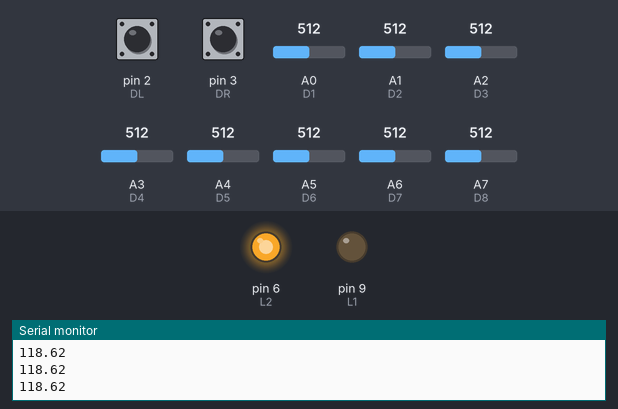
A sketch run on a simulated Arduino Nano, built with avr-gcc and run on an emulated ATmega328P. Shown: output pins drawn as LEDs (lit = HIGH), the last lines printed to the serial monitor. The inputs (shaded band) are chosen by the test bench; at power-on: pin 3 (DR) HIGH, pin 2 (DL) HIGH, A0 (D1) = 512, A1 (D2) = 512, A2 (D3) = 512, A3 (D4) = 512, A4 (D5) = 512, A5 (D6) = 512, A6 (D7) = 512, A7 (D8) = 512. Pins used as bus, display or sensor lines are not drawn.

Above: at 1.2 s.
1.3 s: pin 3 (DR) pulled LOW for 0.15 s
At 1.39 s:
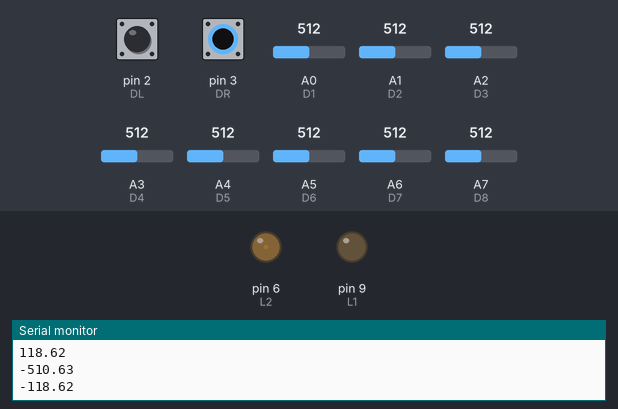
2.9 s: pin 3 (DR) pulled LOW for 1 s
At 5.0 s:
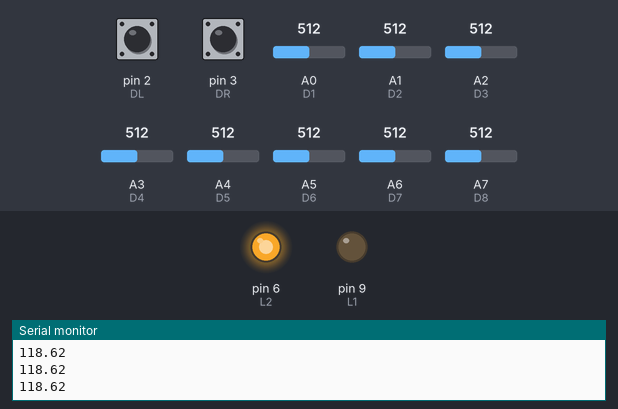
5.4 s: pin 3 (DR) pulled LOW for 3.2 s
At 6.1 s:
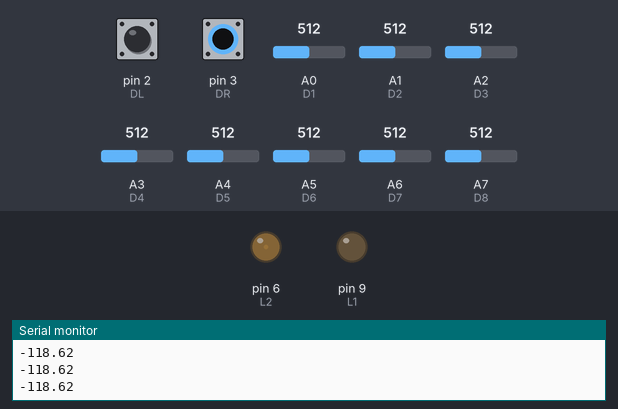
Timing chart, 0 to 10.1 s (numbered marks = the images above; inputs shaded):
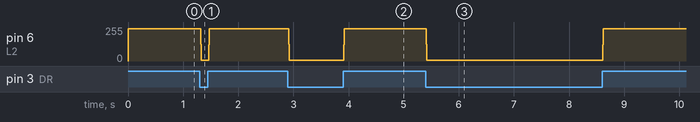

Measured:
- after the input at 1.3 s, pin 6 (L2): 243/255 → 6/255 at once, → 243/255 0.15 s later
- after the input at 2.9 s, pin 6 (L2): 243/255 → 6/255 at once, → 243/255 1.0 s later
- after the input at 5.4 s, pin 6 (L2): 243/255 → 6/255 at once, → 243/255 3.2 s later

The sketch:

robot7.ino
```cpp
#define D1 A0
#define D2 A1
#define D3 A2
#define D4 A3
#define D5 A4
#define D6 A5
#define D7 A6
#define D8 A7
#define DL 2
#define DR 3

#define L1 9
#define L2 6
#define R1 11
#define R2 10

float error1 = 0;
float Kp = 22;
float Ki = 0.8;
float Kd = 40;
float kk = 0.005;
//float Dt = 0.1;
float P;
float I;
float D;
float PID_value = 0;
float previous_error = 0;
float previous_I = 0;
int mid_sp = 125;
int black = 975;


void setup()
{
  pinMode(L1, OUTPUT);
  pinMode(L2, OUTPUT);
  pinMode(R1, OUTPUT);
  pinMode(R2, OUTPUT);
  pinMode(DL, INPUT_PULLUP);
  pinMode(DR, INPUT_PULLUP);
  Serial.begin(9600);
}

void loop() {
  if (analogRead(D8) > black) {
    error1 = -4;
  }
  if (analogRead(D1) > black) {
    error1 = 4;
  }
  if (analogRead(D8) > black && analogRead(D7) > black) {
    error1 = -3;
  }
  if (analogRead(D7) > black && analogRead(D6) > black) {
    error1 = -2;
  }
  if (analogRead(D6) > black && analogRead(D5) > black) {
    error1 = -1;
  }
  if (analogRead(D5) > black && analogRead(D4) > black) {
    error1 = 0;
  }
  if (analogRead(D4) > black && analogRead(D3) > black) {
    error1 = 1;
  }
  if (analogRead(D3) > black && analogRead(D2) > black) {
    error1 = 2;
  }
  if (analogRead(D2) > black && analogRead(D1) > black) {
    error1 = 3;
  }
  if (digitalRead(DL) == 1) {
    error1 = -5;
  }
  if (digitalRead(DR) == 1) {
    error1 = 5;
  }

  P = error1;
  I = I + error1;
  D = error1 - previous_error;
  //.println(I);
  PID_value = (Kp * P) + (Ki * I) + (Kd * D) + (kk * pow(error1,3));
  Serial.println(PID_value);
  I = error1;
  previous_error = error1;

  /*P = error1;
    I = I + error1 * Dt;
    D = (error1 - previous_error) / Dt;
    PID_value = (Kp * P) + (Ki * I) + (Kd * D);
    previous_error = error1;*/
  digitalWrite(L1, LOW);
  digitalWrite(R1, LOW);
  analogWrite(L2, mid_sp + PID_value);
  analogWrite(R2, mid_sp - PID_value);
}
```
